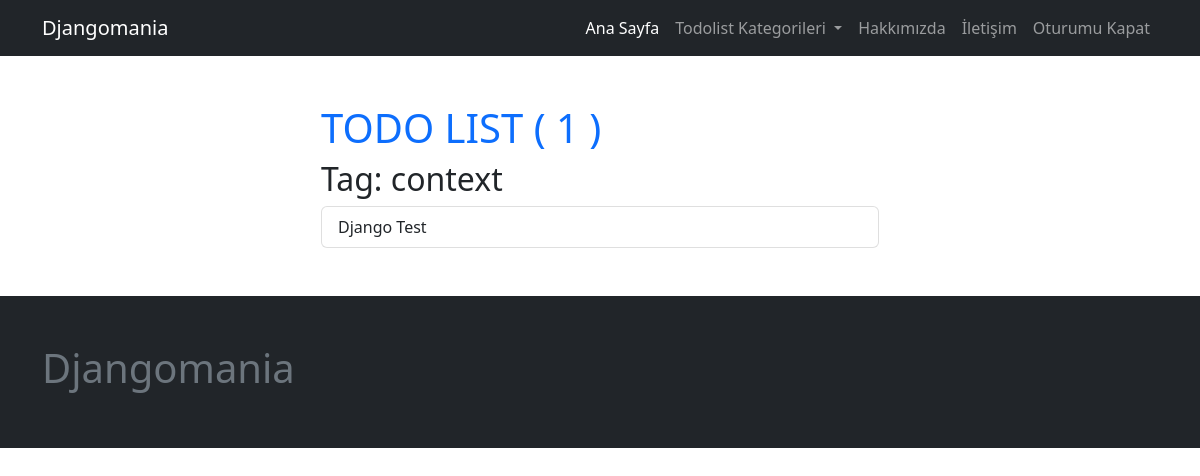
/todo/tag/context/ (signed in), run on the app's committed database.
### page/models.py (models this page shows, shortened)
class Page(models.Model):
    user = models.ForeignKey(User, on_delete=models.CASCADE)
    title = models.CharField(max_length=200)
    slug = AutoSlugField(populate_from="title", unique=True)
    cover_image = models.ImageField(upload_to="page")
    content = tinymce_models.HTMLField(blank=True, null=True)
    is_active = models.BooleanField(default=False)
    created_at = models.DateTimeField(auto_now_add=True)
    updated_at = models.DateTimeField(auto_now=True)
    def get_absolute_url(self):
        return reverse(
            "page:page_view",
            kwargs={
                "page_slug": self.slug,
            },
        )

### todo/models.py (models this page shows, shortened)
class TodoTag(models.Model):
    title = models.CharField(max_length=200)
    slug = AutoSlugField(
        populate_from="title",
        unique=True,
    )
    is_active = models.BooleanField(default=False)
    created_at = models.DateTimeField(auto_now_add=True)
    updated_at = models.DateTimeField(auto_now=True)
    def __str__(self):
        return self.title

class Todo(models.Model):
    user = models.ForeignKey(User, on_delete=models.CASCADE)
    tag = models.ManyToManyField(TodoTag)
    category = models.ForeignKey(TodoCategory, on_delete=models.SET_NULL, null=True)
    title = models.CharField(max_length=200)
    content = models.TextField(blank=True, null=True)
    is_active = models.BooleanField(default=False)
    created_at = models.DateTimeField(auto_now_add=True)
    updated_at = models.DateTimeField(auto_now=True)
    def get_absolute_url(self):
        return reverse(
            "todo:todo_detail_view",
            kwargs={
                "category_slug": self.category.slug,
                "id": self.pk,
            },
        )

### todo/views.py (the view)
# urls.py: path("tag/<slug:tag_slug>/", tag_view, name="tag_view"),
@login_required(login_url="/admin/login/")
def tag_view(request, tag_slug):
    tag = get_object_or_404(TodoTag, slug=tag_slug)
    context = dict(
        tag=tag,
        todos=tag.todo_set.filter(user=request.user),
    )
    return render(request, "todo/todo_list.html", context)

### config/global_context_processors.py (called while the page is built)
def global_todo_categories_context(request):
    return dict(
        global_todo_categories=TodoCategory.objects.filter(is_active=True),
    )

def global_page_context(request):
    return dict(global_pages=Page.objects.filter(is_active=True))

### todo/models.py (called while the page is built)
    def get_absolute_url(self):
        return reverse("todo:category_view", kwargs={"category_slug": self.slug})

### todo/templates/todo/todo_list.html (shortened to what this page needs)
{% extends 'core/base.html' %}
{% block container %}
<div class="col-sm-6 offset-sm-3">
    <h1 class="text-primary">TODO LIST ( {{todos.count}} )</h1>
    {% if category %}
    <h2>Kategori: {{ category }}</h2>
    {% elif tag %}
    <h2>Tag: {{ tag }}</h2>
    {% endif %}
    <div class="list-group">
        {% for todo in todos %}
        <a href="{{ todo.get_absolute_url }}" class="list-group-item list-group-item-action">{{ todo.title }}</a>
        {% endfor %}
    </div>
</div>
{% endblock container %}

### templates/core/navbar.html (shortened to what this page needs)
<nav class="navbar navbar-expand-lg bg-dark navbar-dark">
    <div class="container">
        <a class="navbar-brand" href="/">Djangomania</a>
        <div class="collapse navbar-collapse" id="navbarNavAltMarkup">
            <ul class="navbar-nav ms-auto">
                <li class="nav-item">
                    <a class="nav-link active" aria-current="page" href="/">Ana Sayfa</a>
                </li>
                <li class="nav-item dropdown">
                    <a class="nav-link dropdown-toggle" href="#" role="button" data-bs-toggle="dropdown"
                        aria-expanded="false">
                        Todolist Kategorileri
                    </a>
                </li>
                {% for page in global_pages %}
                <li class="nav-item">
                    <a class="nav-link" aria-current="page" href="{{ page.get_absolute_url }}">{{ page.title }}</a>
                </li>
                {% endfor %}
                {% if request.user.is_authenticated %}
                <li class="nav-item">
                    <a class="nav-link" aria-current="page" href="{% url 'logout_view' %}">Oturumu Kapat</a>
                </li>
                {% endif %}
            </ul>
        </div>
    </div>
</nav>

### data on the page
Page: title "Hakkımızda"
Page: title "İletişim"
TodoTag: title "context"
Todo: title "Django Test"

### other printed values
{{ todos.count }} "1"
